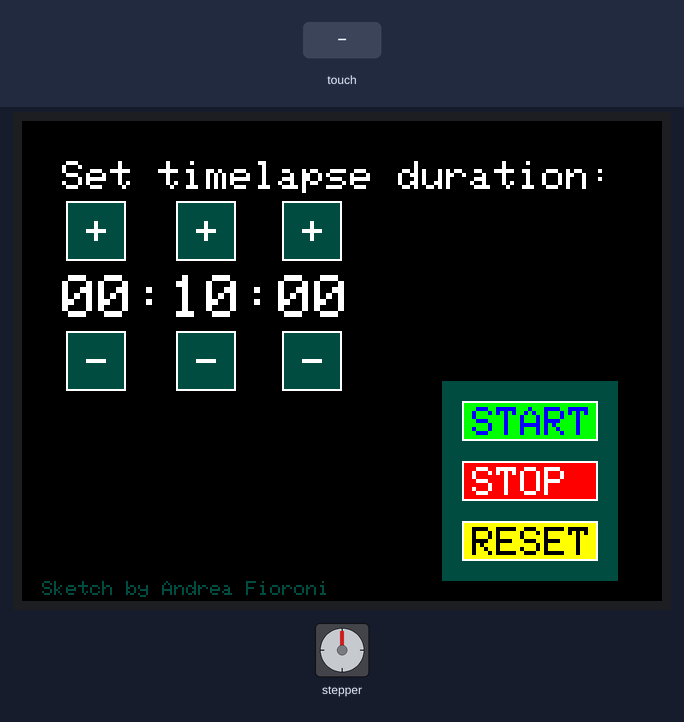
Recording of a sketch running on a simulated Arduino Mega 2560, built with avr-gcc and run on an emulated ATmega2560. Parts: 320×240 colour display, stepper motor. The test bench sets the inputs (shaded band). Stepper angles assume 2048 steps per turn; what the sketch prints to the serial monitor is not drawn.

Above: at 1.6 s.
1.7 s: touch panel pressed at 62 % / 70 % of its raw x / y range
At 1.97 s:
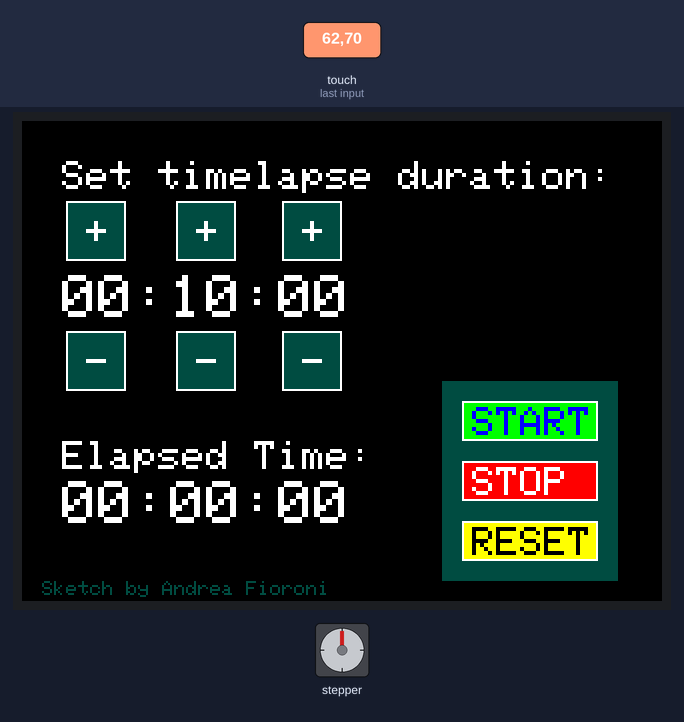
At 5.25 s:
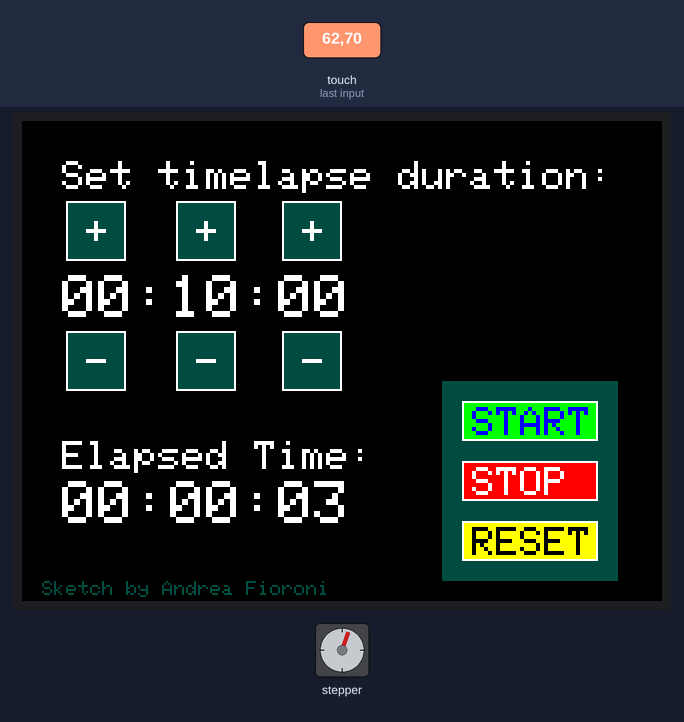
Timing chart, 0 to 20.6 s (numbered marks = the images above; inputs shaded):
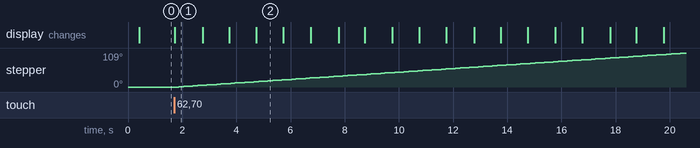

The sketch:

dollyController.ino
```cpp
//---------------------------------------------------------//
//---------------------------------------------------------//
//------------- Arduino Mega Dolly Controller -------------//
//---- This sketch allows to control a dolly using an -----//
//- Arduino Mega 2560 board with a TFT Touchscreen shield -//
//---------------------------------------------------------//
//----- code by Andrea Fioroni (andrifiore@gmail.com) -----//
//---------------------------------------------------------//
//---------------------------------------------------------//

//------- INCLUDES -------//
#include <Stepper.h>;
#include <SPI.h>
#include <Adafruit_GFX.h>
//#include <Adafruit_TFTLCD.h> // not needed -> implemented by MCUFRIEND_kbv
#include <MCUFRIEND_kbv.h>
#include <TouchScreen.h>
//------------------------//

// delay value for loop() code
#define DELAY 100

#define DEFAULT_STEP_SPEED 20
#define STEP_MIN_SPEED 0
#define STEP_MAX_SPEED 60
#define STEP_INCREASE 2
#define STEPS 64

//------------------------//
// PROJECT SPECIFICATIONS //
//------------------------//
// dolly length, millimeters
#define DOLLY_LENGTH 2000 // 2 meters
// single step length, millimeters
#define STEP_LENGTH 0.1
#define TIME_H_MAX 24
/*
    E.G. 2m dolly, with 1 millimeter step motor => 2000 step for the full dolly
    so with a STEP_SPEED of 6 steps/s it will take (2000*6) seconds (12000 sec, or 200 min, or 3,3 hours
*/

//------------------------//

// RUNTIME VARIABLES
int CAMERA_POSITION = 0;
int STEPPING_VALUE = 10;
int STEP_SPEED = 6;
int RUNNING = 0;
int RESET_STATE = 0;
int STOP_STATE = 0;
float END_POSITION; // number of steps to reach the dolly end

// TIME VARIABLES
int timeH = 0;
int timeM = 10;
int timeS = 0;
int elapsedH = 0;
int elapsedM = 0;
int elapsedS = 0;
float startTime;
float elapsedTime;
float stoppedTime = 0.0;

int timeEval = 0;

void setup() {
  Serial.begin(9600);
  END_POSITION = DOLLY_LENGTH / STEP_LENGTH;

  Serial.println("-------------------------------------------");
  Serial.print("Dolly length is: ");
  Serial.print(DOLLY_LENGTH);
  Serial.print("mm - Step length is: ");
  Serial.print(STEP_LENGTH);
  Serial.print("mm - End position (in steps) is:");
  Serial.println(END_POSITION);
  Serial.println("-------------------------------------------");

  motorSetup();
  displaySetup();
  drawScreen();
}

void loop() {
  //timeEval = millis();                // timeEval is a debugging variable
  touchDetection();                     // touchDetection() usually takes around 1 ms
  //timeEval = millis() - timeEval;
  //Serial.print("Function touchDetection() took ");
  //Serial.print(timeEval);
  //Serial.println(" milliseconds");
  if (RUNNING == 1) {
    motorStep(STEPPING_VALUE);
    //timeEval = millis();
    updatePosition(0);                  // updatePosition() usually takes around 51 ms
    //timeEval = millis() - timeEval;
    //Serial.print("Function updatePosition() took ");
    //Serial.print(timeEval);
    //Serial.println(" milliseconds");
  }
  if (RUNNING == 0) {
    delay(DELAY);
  }
}
```

displayControl.ino
```cpp
//---------------------------------------------------------//
//---------------- DISPLAY VARIABLES ----------------------//
//---------------------------------------------------------//

// LCD pins
#define LCD_CS A3 // SHARED PIN!
#define LCD_CD A2 // SHARED PIN!
#define LCD_WR A1
#define LCD_RD A0
#define LCD_RESET A4

// Touchscreen pins
#define YP A3 // SHARED PIN!
#define XM A2 // SHARED PIN!
#define YM 9
#define XP 8

// Color names
#define BLACK   0x0000
#define BLUE    0x001F
#define RED     0xF800
#define GREEN   0x07E0
#define A_CYAN  0X0268
#define MAGENTA 0xF81F
#define YELLOW  0xFFE0
#define WHITE   0xFFFF

// LCD dimension
#define WIDTH 320
#define HEIGTH 240

// Touchscreen effective values                  // TODO: Setup TS values
#define X_MIN 120
#define X_MAX 905
#define Y_MIN 75
#define Y_MAX 965

// Toucscreen pressure margins
#define MINPRESSURE 10
#define MAXPRESSURE 1000

// Touchscreen realtime variables
MCUFRIEND_kbv tft;
uint16_t ID; // display ID
TSPoint tsLastP; // Last pressed point
TSPoint tsCurrentP; // Current pressed point
TouchScreen ts = TouchScreen(XP, YP, XM, YM, 300);

// Display realtime variables
/*
  int speedUp = 0;
  int speedDown = 0;
  int speedDownX = 220;
  int speedDownY = 38;
  int speedUpX = 250;
  int speedUpY = 38;
  int speedButtonDim = 20;
*/
// TIMELAPSE DURATION BUTTONS
int hUpX = 22;
int hUpY = 40;
int hDownX = 22;
int hDownY = 105;
int mUpX = 77;
int mUpY = 40;
int mDownX = 77;
int mDownY = 105;
int sUpX = 130;
int sUpY = 40;
int sDownX = 130;
int sDownY = 105;
int timeButtonSize = 30;
int timelapseY = 77;
int elapsedY = 180;

// control panel position
int paneX = 210;
int paneY = 130;
int paneW = 88;
int paneH = 100;
// start button position
int startX = 220;
int startY = 140;
int startW = 68;
int startH = 20;
// stop button position
int stopX = 220;
int stopY = 170;
int stopW = 68;
int stopH = 20;
// reset button position
int resetX = 220;
int resetY = 200;
int resetW = 68;
int resetH = 20;

void displaySetup() {
  if (!Serial) delay(5000); // wait some time if Serial is not up
  ID = tft.readID(); // read display ID
  Serial.print("Display available with ID = 0x");
  Serial.println(ID, HEX);

  tft.begin(ID); // Start TFT display
  tft.setRotation(1); // Horizontal display
  Serial.print("Screen resolution: ");
  Serial.print(WIDTH);
  Serial.print("x");
  Serial.println(HEIGTH);
  tft.fillScreen(BLACK); // black screen
  /*for (int line = 0; line <= WIDTH; line+=2) {
    tft.drawLine(0,HEIGTH,line,0,BLACK);
    }
    for (int line = 0; line <= WIDTH; line+=2) {
    tft.drawLine(WIDTH,0,line,HEIGTH,BLACK);
    }*/

  tft.setTextSize(2);
  tsPinMode();
  tsLastP = ts.getPoint();
}

//----------------------------------------//
//---- Touchscreen detection function ----//
//----------------------------------------//
void touchDetection() {
  tsPinMode();

  tsCurrentP = ts.getPoint();
  if (tsCurrentP.z < MINPRESSURE) {
    return; // stop if no touch is detected
  }
  int y = mapY(tsCurrentP.x) - 15;
  int x = mapX(tsCurrentP.y);

  if (tsCurrentP == tsLastP) {
    return; // stop if touching the same point than before
  }

  y = y + 15;
  if (x >= resetX && x <= (resetX + resetW)) {
    if (y >= resetY && y <= (resetY + resetH)) { // RESET BUTTON PRESSED
      Serial.println("RESET BUTTON PRESSED");
      resetPosition();
      return;
    }
  }
  y = y + 10;
  if (x >= startX && x <= (startX + startW)) {
    if (y >= startY && y <= (startY + startH)) { // START BUTTON PRESSED
      Serial.println("START BUTTON PRESSED");
      start();
      return;
    }
  }
  if (x >= stopX && x <= (stopX + stopW)) {
    if (y >= stopY && y <= (stopY + stopH)) { // STOP BUTTON PRESSED
      Serial.println("STOP BUTTON PRESSED");
      stopMotor();
      return;
    }
  }
  if (RUNNING == 1) {
    return; // DISABLE TIMELAPSE DURATION BUTTONS DURING TIMELAPSE
  }
  y = y - 25;
  if (x >= hUpX && x <= (hUpX + timeButtonSize)) {
    if (y >= hUpY && y <= (hUpY + timeButtonSize)) { // H_UP BUTTON PRESSED
      Serial.println("H_UP BUTTON PRESSED");
      if (timeH + 1 > TIME_H_MAX) {
        Serial.print("Can't last more than ");
        Serial.print(TIME_H_MAX);
        Serial.println("hours");
        timeH = 0;
        updateSpeed(0);
        return;
      }
      timeH = timeH + 1;
      updateSpeed(0);
      return;
    }
  }
  if (x >= hDownX && x <= (hDownX + timeButtonSize)) {
    if (y >= hDownY && y <= (hDownY + timeButtonSize)) { // H_DOWN BUTTON PRESSED
      Serial.println("H_DOWN BUTTON PRESSED");
      if (timeH == 0) {
        timeH = 24;
        updateSpeed(0);
        return;
      }
      timeH = timeH - 1;
      updateSpeed(0);
      return;
    }
  }
  if (x >= mUpX && x <= (mUpX + timeButtonSize)) {
    if (y >= mUpY && y <= (mUpY + timeButtonSize)) { // M:UP BUTTON PRESSED
      Serial.println("M_UP BUTTON PRESSED");
      if (timeM == 59) {
        timeM = 0;
        updateSpeed(0);
        return;
      }
      timeM = timeM + 1;
      updateSpeed(0);
      return;
    }
  }
  if (x >= mDownX && x <= (mDownX + timeButtonSize)) {
    if (y >= mDownY && y <= (mDownY + timeButtonSize)) { // M_DOWN BUTTON PRESSED
      Serial.println("M_DOWN BUTTON PRESSED");
      if (timeM == 0) {
        timeM = 59;
        updateSpeed(0);
        return;
      }
      timeM = timeM - 1;
      updateSpeed(0);
      return;
    }
  }
  if (x >= sUpX && x <= (sUpX + timeButtonSize)) {
    if (y >= sUpY && y <= (sUpY + timeButtonSize)) { // S_UP BUTTON PRESSED
      Serial.println("S_UP BUTTON PRESSED");
      if (timeS == 59) {
        timeS = 0;
        updateSpeed(0);
        return;
      }
      timeS = timeS + 1;
      updateSpeed(0);
      return;
    }
  }
  if (x >= sDownX && x <= (sDownX + timeButtonSize)) {
    if (y >= sDownY && y <= (sDownY + timeButtonSize)) { // S_DOWN BUTTON PRESSED
      Serial.println("S_DOWN BUTTON PRESSED");
      if (timeS == 0) {
        timeS = 59;
        updateSpeed(0);
        return;
      }
      timeS = timeS - 1;
      updateSpeed(0);
      return;
    }
  }
}

//----------------------------------------//
//---- TFT Display drawing functions -----//
//----------------------------------------//
void drawScreen() {
  tftPinMode();

  // DEBUG CODE
  /*tft.setCursor(20, 20);
    tft.print("Stepping Value:");
    tft.print(STEPPING_VALUE);*/

  updateSpeed(1);

  // DEBUG CODE
  /*
    tft.setTextColor(BLACK);
    // SPEED DOWN BUTTON
    tft.fillRect(speedDownX, speedDownY, speedButtonDim, speedButtonDim, A_CYAN);
    tft.setCursor(speedDownX + 5, speedDownY + 3);
    tft.print("-");
    // SPEED UP BUTTON
    tft.fillRect(speedUpX, speedUpY, speedButtonDim, speedButtonDim, A_CYAN);
    tft.setCursor(speedUpX + 5, speedUpY + 3);
    tft.print("+");*/

  // TIMELAPSE DURATION BUTTONS
  tft.fillRect(hUpX, hUpY, timeButtonSize, timeButtonSize, A_CYAN);
  tft.drawRect(hUpX, hUpY, timeButtonSize, timeButtonSize, WHITE);
  tft.setCursor(hUpX + 10, hUpY + 8);
  tft.print("+");
  tft.fillRect(hDownX, hDownY, timeButtonSize, timeButtonSize, A_CYAN);
  tft.drawRect(hDownX, hDownY, timeButtonSize, timeButtonSize, WHITE);
  tft.setCursor(hDownX + 10, hDownY + 8);
  tft.print("-");
  tft.fillRect(mUpX, mUpY, timeButtonSize, timeButtonSize, A_CYAN);
  tft.drawRect(mUpX, mUpY, timeButtonSize, timeButtonSize, WHITE);
  tft.setCursor(mUpX + 10, mUpY + 8);
  tft.print("+");
  tft.fillRect(mDownX, mDownY, timeButtonSize, timeButtonSize, A_CYAN);
  tft.drawRect(mDownX, mDownY, timeButtonSize, timeButtonSize, WHITE);
  tft.setCursor(mDownX + 10, mDownY + 8);
  tft.print("-");
  tft.fillRect(sUpX, sUpY, timeButtonSize, timeButtonSize, A_CYAN);
  tft.drawRect(sUpX, sUpY, timeButtonSize, timeButtonSize, WHITE);
  tft.setCursor(sUpX + 10, sUpY + 8);
  tft.print("+");
  tft.fillRect(sDownX, sDownY, timeButtonSize, timeButtonSize, A_CYAN);
  tft.drawRect(sDownX, sDownY, timeButtonSize, timeButtonSize, WHITE);
  tft.setCursor(sDownX + 10, sDownY + 8);
  tft.print("-");

  // CONTROL PANEL
  tft.fillRect(paneX, paneY, paneW, paneH, A_CYAN);
  // RESET BUTTON
  tft.setTextColor(BLACK);
  tft.fillRect(resetX, resetY, resetW, resetH, YELLOW);
  tft.drawRect(resetX, resetY, resetW, resetH, WHITE);
  tft.setCursor(resetX + 5, resetY + 3);
  tft.print("RESET");
  // STOP BUTTON
  tft.setTextColor(WHITE);
  tft.fillRect(stopX, stopY, stopW, stopH, RED);
  tft.drawRect(stopX, stopY, stopW, stopH, WHITE);
  tft.setCursor(stopX + 5, stopY + 3);
  tft.print("STOP");
  // START BUTTON
  tft.setTextColor(BLUE);
  tft.fillRect(startX, startY, startW, startH, GREEN);
  tft.drawRect(startX, startY, startW, startH, WHITE);
  tft.setCursor(startX + 5, startY + 3);
  tft.print("START");

  // signature
  tft.setTextSize(1);
  tft.setTextColor(A_CYAN);
  tft.setCursor(10, 230);
  tft.print("Sketch by Andrea Fioroni");
  tft.setTextSize(2);
}

void updateSpeed(int startup) {
  tftPinMode();

  tft.setTextColor(WHITE);
  if (startup = 1) {
    tft.setCursor(20, 20);
    tft.print("Set timelapse duration:");
  }
  tft.fillRect(20, timelapseY, 141, 21, BLACK);
  tft.setCursor(20, timelapseY);
  tft.setTextSize(3);
  if (timeH < 10) {
    tft.print("0");
  }
  tft.print(timeH);
  tft.print(":");
  if (timeM < 10) {
    tft.print("0");
  }
  tft.print(timeM);
  tft.print(":");
  if (timeS < 10) {
    tft.print("0");
  }
  tft.print(timeS);

  // DEBUG CODE
  /*
    tft.setTextColor(WHITE);
    if (startup == 1) {
    tft.setCursor(20, 40);
    tft.print("Current Speed:");
    }
    tft.fillRect(185, 36, 28, 20, BLACK);
    tft.setCursor(188, 40);
    tft.print(STEP_SPEED);
    stepSpeed(STEP_SPEED);*/
  tft.setTextSize(2);
}

void updatePosition(int startup) {
  tftPinMode();

  elapsedTime = millis() - startTime;
  elapsedS = elapsedTime / 1000; // seconds
  elapsedM = 0;
  elapsedH = 0;
  while (elapsedS >= 60) {
    elapsedS = elapsedS - 60;
    elapsedM = elapsedM + 1;
  }
  while (elapsedM >= 60) {
    elapsedM = elapsedM - 60;
    elapsedH = elapsedH + 1;
  }
  if (RESET_STATE == 1) {
    tft.fillRect(20, 160, 160, 21, BLACK);
    tft.fillRect(20, elapsedY, 141, 21, BLACK);
    return;
  }
  tft.setTextColor(WHITE);
  if (startup == 1) {
    tft.setCursor(20, 160);
    tft.print("Elapsed Time:");
    tft.setCursor(20, elapsedY);
    tft.setTextSize(3);
    if (elapsedH < 10) {
      tft.print("0");
    }
    tft.print(elapsedH);
    tft.print(":");
    if (elapsedM < 10) {
      tft.print("0");
    }
    tft.print(elapsedM);
    tft.print(":");
    if (elapsedS < 10) {
      tft.print("0");
    }
    tft.print(elapsedS);

    return;
  }
  tft.setTextSize(3);
  tft.fillRect(128, elapsedY, 33, 21, BLACK);
  tft.setCursor(128, elapsedY);
  if (elapsedS < 10) {
    tft.print("0");
  }
  tft.print(elapsedS);
  if (elapsedS == 0) {
    tft.fillRect(74, elapsedY, 33, 21, BLACK);
    tft.setCursor(74, elapsedY);
    if (elapsedM < 10) {
      tft.print("0");
    }
    tft.print(elapsedM);
  }
  if (elapsedS == 0 && elapsedM == 0) {
    tft.fillRect(20, elapsedY, 33, 21, BLACK);
    tft.setCursor(20, elapsedY);
    tft.setTextSize(3);
    if (elapsedH < 10) {
      tft.print("0");
    }
    tft.print(elapsedH);
  }

  tft.setTextSize(2);
}

void resetPosition() {
  if (RUNNING == 0) {
    RESET_STATE = 1;
    updatePosition(0);
    motorReset();
  } else {
    Serial.println("CAN'T RESET WHILE RUNNING, PRESS STOP FIRST");
  }
}

void start() {
  if ((CAMERA_POSITION + STEPPING_VALUE) >= END_POSITION) {
    Serial.println("END POSITION REACHED, CAN'T MOVE MORE");
    return;
  }
  if (RUNNING == 1) {
    Serial.print("Current position (in steps):");
    Serial.println(CAMERA_POSITION);
    return;
  }
                                                                              // TODO
  /*if(STOP_STATE == 1) {
    stoppedTime = stoppedTime + millis()/1000 - startTime - elapsedTime;
    RUNNING = 1;
    STOP_STATE = 0;
    return;
  }*/

  int timeSec = (timeH * 3600) + (timeM * 60) + timeS;
  STEP_SPEED = ((END_POSITION / timeSec) / STEPS) * 60;
  STEPPING_VALUE = map(STEP_SPEED, STEP_MIN_SPEED, STEP_MAX_SPEED, 1, 64);
  if (STEPPING_VALUE > 64) {
    STEPPING_VALUE = 64;
  }
  if (STEP_SPEED > STEP_MAX_SPEED) {
    STEP_SPEED = STEP_MAX_SPEED;
  } else if (STEP_SPEED < STEP_MIN_SPEED) {
    STEP_SPEED = STEP_MIN_SPEED;
  }

  RESET_STATE = 0;
  RUNNING = 1;
  startTime = millis();
  elapsedTime = 0;
  updatePosition(1);
  stepSpeed(STEP_SPEED);

  Serial.print("Step speed is ");
  Serial.print(STEP_SPEED);
  Serial.print(", Stepping value is ");
  Serial.println(STEPPING_VALUE);
}

void stopMotor() {
  RUNNING = 0;
  //STOP_STATE = 1;
  elapsedTime = millis() - startTime;
}

//----------------------------------------//
//----- TFT Display custom functions -----//
//----------------------------------------//
void tsPinMode() { // set the Shared pins as input -> touchscreen mode
  pinMode(A2, INPUT);
  pinMode(A3, INPUT);
}
void tftPinMode() { // set the Shared pins as output -> display mode
  pinMode(A2, OUTPUT);
  pinMode(A3, OUTPUT);
}
int mapX(int value) { // map the value on the X_MIN - X_MAX range                             // TODO
  return map(value, X_MIN, X_MAX, 0, WIDTH);                                                  // BETTER SETUP MAPPING FUNCTIONS
}
int mapY(int value) { // map the value on the Y_MIN - Y_MAX range
  return map(value, Y_MIN, Y_MAX, 0, HEIGTH);
}
```

motorControl.ino
```cpp
//---------------------------------------------------------//
//----------------- MOTOR VARIABLES -----------------------//
//---------------------------------------------------------//

// MOTOR 1 PINS
#define M1P1 31
#define M1P2 33
#define M1P3 35
#define M1P4 37
// TODO: Setup proper motor pins and steps
// motor's steps and speed
#define RESET_SPEED 60

// MOTOR VARIABLES
Stepper M1F(STEPS, M1P1, M1P2, M1P3, M1P4); // Motor 1 forward ->
Stepper M1B(STEPS, M1P1, M1P4, M1P2, M1P3); // Motor 1 backward <-

void motorSetup() {
  M1F.setSpeed(STEP_SPEED);
  M1B.setSpeed(STEP_SPEED);
}

void motorStep(int steps) {
  if ((CAMERA_POSITION + STEPPING_VALUE) >= END_POSITION) {
    RUNNING = 0;
    Serial.println("END POSITION REACHED, STOPPING NOW");
    return;
  }
  M1F.step(steps);
  CAMERA_POSITION = CAMERA_POSITION + steps;
  // DEBUG CODE
  /*
    Serial.print("Camera Position: ");
    Serial.print(CAMERA_POSITION);
    Serial.println(" steps.");
  */
}

void motorReset() {
  STEP_SPEED = RESET_SPEED;
  stepSpeed(STEP_SPEED);
  updateSpeed(0);
  while (CAMERA_POSITION >= STEPPING_VALUE) {
    M1B.step(STEPPING_VALUE);
    CAMERA_POSITION = CAMERA_POSITION - STEPPING_VALUE;
    updatePosition(0);
  }
  STEP_SPEED = DEFAULT_STEP_SPEED;
  stepSpeed(STEP_SPEED);
  updateSpeed(0);
}

void stepSpeed(int value) {
  M1F.setSpeed(value);
  M1B.setSpeed(value);
}
```

Measured:
- after the input at 1.7 s, stepper: keeps turning clockwise at about 6°/s, starting after 0.18 s; the display: changes at once (image 1)
- what the display in image 1 shows lasts 1.1 s, from 1.7 s to 2.8 s
